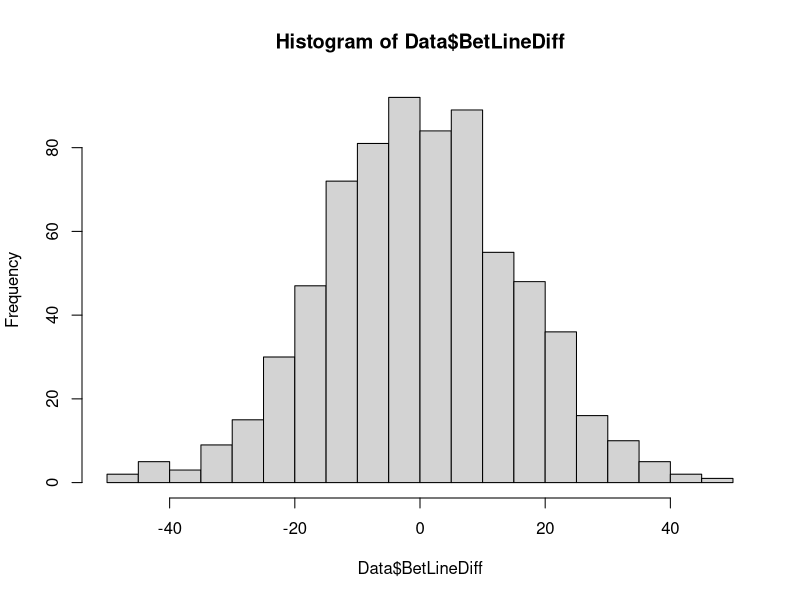
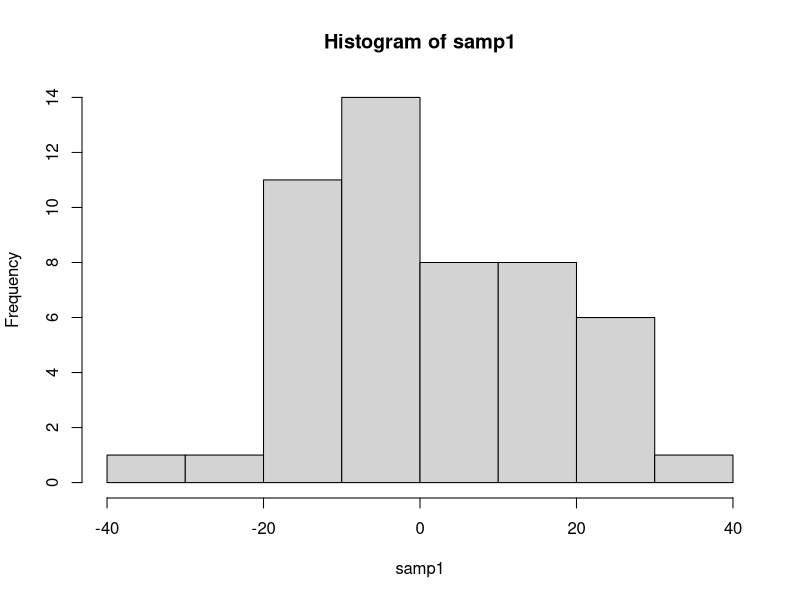
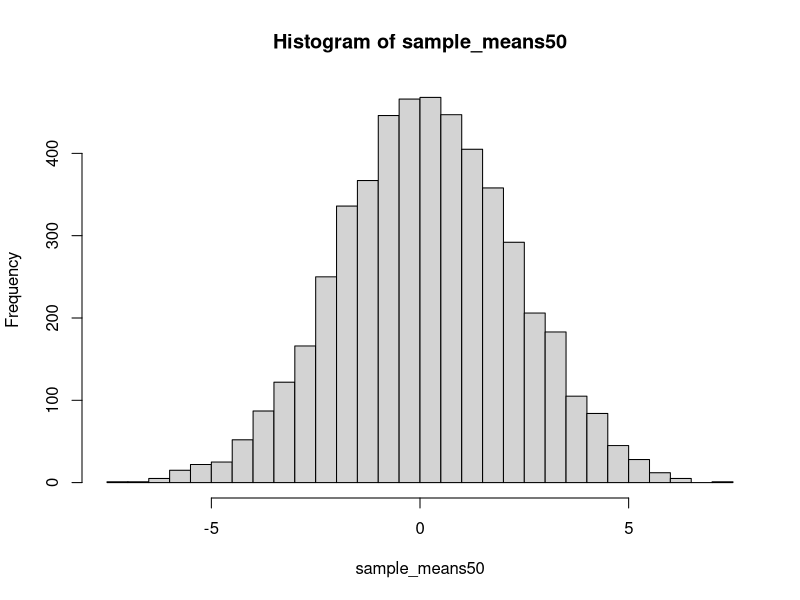
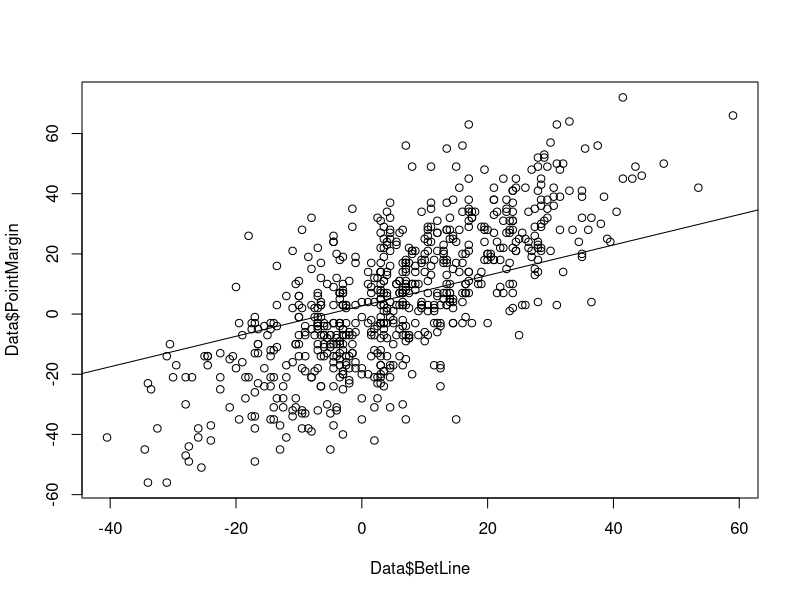

Here is the R script that generated these plots, in order:
Data <- read.csv('cfb2013lines.csv', header = TRUE)
Data <- as.data.frame(Data)
names(Data) <- c('Date', 'Visitor', 'VisitorScore', 'HomeTeam', 
                'HomeScore', 'BetLine', 'WinMargin', 'PointMargin', 'BetLineDiff', 'VisitorWin')
head(Data)
tail(Data)

hist(Data$BetLineDiff, breaks = 25)
summary(Data$BetLineDiff)
sd(Data$BetLineDiff)

samp1 <- sample(Data$BetLineDiff, 50)
hist(samp1)
samp1
summary(samp1)

set.seed(42)
sample_means50 <- rep(NA, 5000)

for(i in 1:5000){
  samp <- sample(Data$BetLineDiff, 50)
  sample_means50[i] <- mean(samp)
}
hist(sample_means50, breaks = 25)
summary(sample_means50)
plot(Data$BetLine, Data$PointMargin)
fit <- lm(Data$BetLine ~ Data$PointMargin)
fit
abline(fit)
sd(sample_means50)
